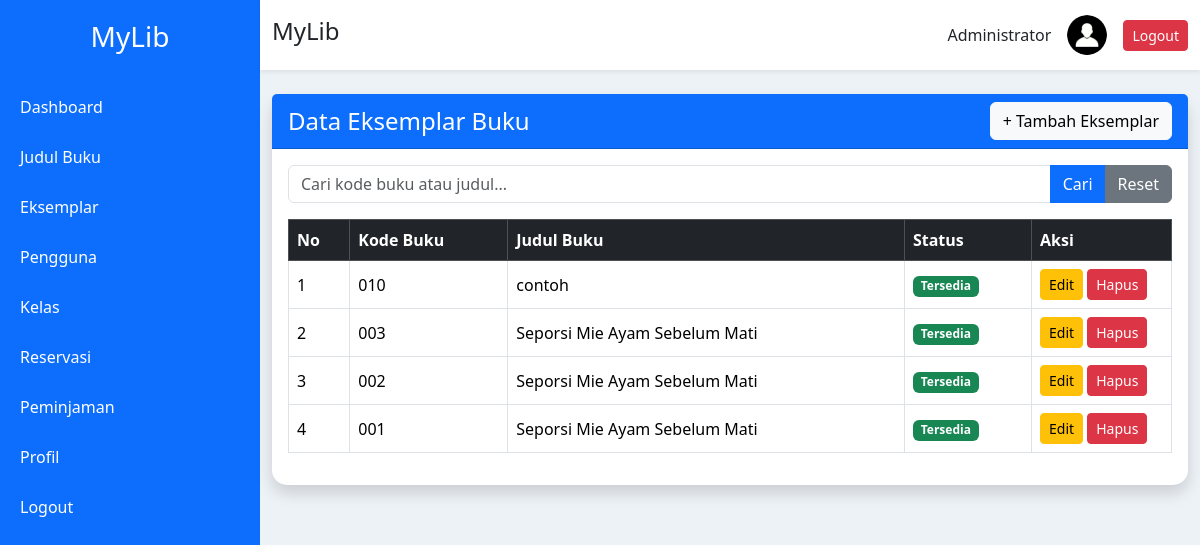
Page /admin/eksemplar/index.php (signed in) on the committed database.
### tables this page shows
CREATE TABLE `eksemplar_buku` (
  `id` int NOT NULL,
  `judul_id` int NOT NULL,
  `kode_buku` varchar(30) NOT NULL,
  `status` enum('Tersedia','Dipinjam','Rusak','Hilang') DEFAULT 'Tersedia',
  `created_at` timestamp NULL DEFAULT CURRENT_TIMESTAMP
);

CREATE TABLE `judul_buku` (
  `id` int NOT NULL,
  `judul` varchar(200) NOT NULL,
  `penulis` varchar(100) NOT NULL,
  `penerbit` varchar(100) NOT NULL,
  `tahun` year NOT NULL,
  `isbn` varchar(30) DEFAULT NULL,
  `kategori` varchar(100) DEFAULT NULL,
  `rak` varchar(50) DEFAULT NULL,
  `sinopsis` text,
  `cover` varchar(255) DEFAULT 'default-book.png',
  `created_at` timestamp NULL DEFAULT CURRENT_TIMESTAMP
);

### admin/eksemplar/index.php (the view, shortened to what this page needs)
<?php
require "../../config/koneksi.php";
$cari = "";
$query = "
SELECT
eksemplar_buku.*,
judul_buku.judul
FROM eksemplar_buku
INNER JOIN judul_buku
ON eksemplar_buku.judul_id=judul_buku.id
WHERE
eksemplar_buku.kode_buku LIKE '%$cari%'
OR
judul_buku.judul LIKE '%$cari%'
ORDER BY eksemplar_buku.id DESC
";
$data = mysqli_query($koneksi,$query);
include "../../templates/header.php";
?>
<?php include "../../templates/sidebar_admin.php"; ?>
<div class="main">
<?php include "../../templates/navbar.php"; ?>
<div class="container mt-4">
<div class="card shadow">
<div class="card-header bg-primary text-white d-flex justify-content-between align-items-center">
<h4 class="mb-0">
Data Eksemplar Buku
</h4>
<a
href="tambah.php"
class="btn btn-light">
+ Tambah Eksemplar
</a>
</div>
<div class="card-body">
<form method="GET" class="mb-3">
<div class="input-group">
<input
type="text"
name="cari"
class="form-control"
placeholder="Cari kode buku atau judul..."
value="<?= htmlspecialchars($cari); ?>">
<button class="btn btn-primary">
Cari
</button>
<a
href="index.php"
class="btn btn-secondary">
Reset
</a>
</div>
</form>
<div class="table-responsive">
<table class="table table-bordered table-hover align-middle">
<thead class="table-dark">
<tr>
<th>No</th>
<th>Kode Buku</th>
<th>Judul Buku</th>
<th>Status</th>
<th>Aksi</th>
</tr>
</thead>
<tbody>
<?php
$no=1;
while($d=mysqli_fetch_assoc($data)){
$status = $d['status'];
if($status=="Tersedia"){
    $badge="success";
}elseif($status=="Dipinjam"){
    $badge="warning";
}elseif($status=="Rusak"){
    $badge="danger";
}else{
    $badge="secondary";
}
?>
<tr>
<td><?= $no++; ?></td>
<td><?= htmlspecialchars($d['kode_buku']); ?></td>
<td><?= htmlspecialchars($d['judul']); ?></td>
<td>
<span class="badge bg-<?= $badge; ?>">
<?= htmlspecialchars($status); ?>
</span>
</td>
<td width="140">
<a
href="edit.php?id=<?= $d['id']; ?>"
class="btn btn-warning btn-sm">
Edit
</a>
<a
href="hapus.php?id=<?= $d['id']; ?>"
class="btn btn-danger btn-sm"
onclick="return confirm('Hapus eksemplar ini?')">
Hapus
</a>
</td>
</tr>
<?php } ?>
</tbody>
</table>
</div>
</div>
</div>
</div>
</div>
<?php include "../../templates/footer.php"; ?>

### templates/header.php (style rules this page uses)
body { background:#edf2f7; font-family:Segoe UI; }
.main { margin-left:260px; }
.card { border:none; border-radius:15px; }

### rows in the picture
eksemplar_buku: kode_buku "010", judul.judul "contoh", status "Tersedia"
eksemplar_buku: kode_buku "003", judul.judul "Seporsi Mie Ayam Sebelum Mati", status "Tersedia"
eksemplar_buku: kode_buku "002", judul.judul "Seporsi Mie Ayam Sebelum Mati", status "Tersedia"
eksemplar_buku: kode_buku "001", judul.judul "Seporsi Mie Ayam Sebelum Mati", status "Tersedia"

### other values in the picture
$_SESSION['nama'] "Administrator"
